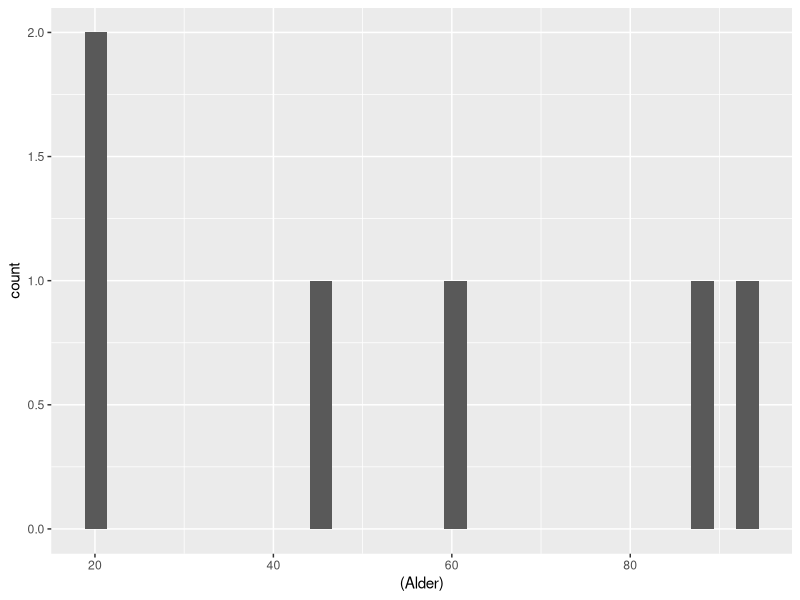

This figure's R source:
## ---- chunk 1
knitr::opts_chunk$set(echo = TRUE)
## ---- chunk 2
#Kode vil dere se har en egen grå bakgrunn. Alt som er skrevet her kan dere kopiere inn på deres egen pc,
#og kjøre for å se hva som skjer. Når jeg har # foran betyr det at jeg skriver en kommentar. 
#Dette kan vi gjøre i scriptene våre for å forklare hva som skjer, uten at R prøver å kjøre det som
#vanlig kode og derfor gir en feilmelding. 
#Hvis jeg kjører kode her, vil dere se resultatene som vanlig tekst under. Vi kan jo gjøre et lite forsøk
# med noe enkel matte! For å kjøre koden setter dere musen ved siden av, og trykker ctrl+enter. 
100/2+4
## ---- chunk 3
#Her ønsker jeg å lage et objekt. I første omgang kan vi prøve å lage en vektor. Dette er et objekt
#som inneholder flere elementer, f.eks. tall av samme klasse. La oss først prøve å lage en med ett
#tall. For å gjøre dette må vi først velge et navn, så bruke det som heter en "assigner", og så
#skrive hva den skal inneholde. Her lager jeg en vektor som heter "To" og som inneholder tallet 2. 
To <- 2
# <- er det som er assigneren. Den sier bare at det som kommer på venstresiden skal lagres med 
#navnet som er på høyresiden. Om dere kjører koden (ctrl+enter med musen ved siden av, eller
#teksten markert) vil dere se i envoirnment at det kommer en linje hvor det står "To   2", dette
#betyr at vi har laget en variabel med navn To som inneholder verdien 2. 
#Nå som vi har et objekt kan vi begynne å bruke det til noe. Først kan vi prøve å gjøre matte igjen:
2 + To 
## ---- chunk 4
#Som dere ser kan jeg nå skrive 2 + To og få ut resultatet fire. Når vi nå skriver "To" vet R at vi
# *egentlig* mener tallet 2. For så enkle ting som dette er sikkert enklere å bare skrive 2, eller
#bare bruke en kalkulator for den saks skyld. Det fine med objekter er at de kan inneholde veldig mye
#informasjon! I første omgang kan vi prøve å lagre flere tall. Det er flere måter vi kan gjøre dette
#på, f.eks. kan vi skrive 1:10 for å få alle heltallene mellom 1 og 10, eller skrive c(1,22,5,2,1) for
#å lage en rekke tall. I det siste skiller jeg tallene med komma. Objektene kan hete hva du vil forøvrig. 
Hva_Du_Vil <- 1:100
Forovrig <- c(1,4,56,8,4,2,4)
#Eneste er at du ikke kan ha mellomrom i navnene eller tall som første tegn, og det er god kutyme å unnå
#æ/ø/å generelt i script.
#Nå som vi har et script med flere elementer kan vi prøve å kjøre noen funksjoner på dem
#Det kan nevnes at funksjoner faktisk er objekter de og, men det blir først innteresant når du holder
#på med litt mer avansert kode. La oss se om vi kan finne gjennomsnittet av disse vektorene. 
mean(Forovrig)
mean(Hva_Du_Vil)
## ---- chunk 5
#La oss si at vi vil ha element nr. 5 i vektoren Forovrig.
Forovrig[5] #Når vi kjører denne ser vi at vi får ut tallet 5,
            #og dette kan vi jo også sjekke i envorement for å se at stemmer. 

#På samme måte som vi definerte en rekke tall istad, kan vi også bruke dette
#for å få ut en rekke elementer. 

Forovrig[3:6]
Forovrig[c(3,5,3,6)]
#Her kan vi også finne gjennomsnittet av kun disse tallene
mean(Forovrig[c(3,5,3,6)])
#Eller bruke disse som en ny vekter
Ny_Vektor <- Forovrig[c(3,5,3,6)]

## ---- chunk 6
#For å sjekke om noe er numeric kan vi bruke funksjonen is.numeric()

is.numeric(Hva_Du_Vil)
#Her ser vi at vi får opp "TRUE" som betyr at Hva_Du_Vil er et numerisk objekt
## ---- chunk 7
Tekst <- "Hei, jeg elsker R! <3"
#Denne klassen kan inneholde tekst, men vil f.eks. ikke kunne brukes til matte. 
mean(Tekst)
#Her ser dere at vi får en feilmelding, som sier at argumentet ikke er
#numerisk eller logisk. Funksjonen gir oss derfor resultatet NA, som
#betyr missing, altså at det ikke eksisterer et resultat. 

#Vi kan også kreve at et objekt skal ha en viss klasse. Det gjør vi med
#as. "klassenavn". Det kan føre til noen uforventede resultater. Si hvis gjør
#Forovrig om til character. 
Forovrig <- as.character(Forovrig)
mean(Forovrig)

## ---- chunk 8
Skolenivaer <- factor(c("Barneskole", "Ungdomskole", "Videregaende", "Videregaende", "Ungdomskole"),
levels = c("Barneskole", "Ungdomskole", "Videregaende"))

#Her kan vi se at vi først definerer de forskjellige verdiene som er i variabelen
#Så skriver vi hvilke nivåer den kan ha, i den rekkefølgen vi ønsker dem
#Om vi ikke hadde definert nivåene ville R gjort det automatisk i alfabetisk
#rekkefølge, som oftest går det greit men noen ganger ønsker vi det annerledes
#Nå kan vi først se på hva som er i variabelen
Skolenivaer #Kjører vi bare denne ser vi alle verdiene

## ---- chunk 9
#Vi kan også se hvilke nivåer som er i variabelen
levels(Skolenivaer) #Og får ut de tre nivåene
## ---- chunk 10
#Nå kan vi lage et objekt som inneholder både tekst og tall:
TekstTall <- c(1,4,0,4, "Bamse", "R", "R Seminarer er de BESTE seminarer", 42, "the answer")
#Nå kan vi bruke funksjonen "class()" for å se hvilken klasse dette nye objektet har
class(TekstTall)
## ---- chunk 11
Navn <- c("Arne", "Geir", "Hans", "Kleopatra", "Mari", "Gunnar", "Kalle")
Alder <- c(60, 45, 19, 19, NA, 87, 92)
Fylke <- c("Telemark", "Finnmark", "Buskerud", NA, "Hordaland", "Vestfold", "Trøndelag" )
By <- c("Skien", "karasjok", "Kongsberg", NA, "Dale", "Stokke", "Trondhjem")
#Her lager jeg først et sett med vektorer, med litt forskjellig informasjon.
#Dere kan se i envoirnment at alle har en lengde på 7. Dette kan vi også sjekke med
#length() funksjonen. 
length(Navn)

#For å lage en data.frame kan vi bruke funksjones as.data.frame()

Personer <- data.frame(Navn, Alder, Fylke, By)
## ---- chunk 12
#Før har vi kun skrevet navnet på vektoren. Nå som vi har det i en dataframe, må vi først
#velge denne, og så kolonnen. Det er to måter vi kan gjøre dette på:
Personer[2,1] #Med klammeparanteser kan vi velge rad og kolonne. Rad kommer først, og så kolonnen. 
Personer[,2] #Skriver vi en tom får vi alle kollonene/radene 
Personer[2,]
#Noen ganger er det ønskelig å velge ut noen grupper i datasettet. 
#Samtidig blir det fort vanskelig å huske tallet til plasseringen,
#neste gang skal vi derfor se på noen lettere måter å gjøre dette på. 

#En mer vanlig måte å hente ut kolonner på er med '$'.
Personer$Alder #Her skriver jeg først navnet på dataframen, og så variabelen
               #Som dere ser får jeg ut verdien på alle aldrene

#Her kan vi bruke mattematiske formler på samme måte som istad.
#La oss prøve å få ut gjennomsnitt og alder på personene. 

mean(Personer$Alder)
## ---- chunk 13
mean(Personer$Alder, na.rm = TRUE) #Her ser dere at vi får svaret 52.5 istedet.
                                   #na.rm betyr NA remove, og når vi setter den til TRUE ber R
                                   #om å fjerne disse NA. 

#For å finne standardavvik kan vi bruke sd() funksjonen
sd(Personer$Alder, na.rm = TRUE)
#Eller median for å finne median
median(Personer$Alder, na.rm = TRUE)

#En lettere måte å få ut alle disse på er ved å bruke summary() funksjonen.
#Da trenger vi heller ikke bruke na.rm, fordi den heller sier hvor mange NA 
#det er i vektoren

summary(Personer$Alder)
## ---- chunk 14
#For å gjøre dette bruker vi funksjonen library()
library("tidyverse")
## ---- chunk 15
#For å lage en figur starter vi alltid med å definere datasettet, og kan velge
#å definere variabler

ggplot(Personer, aes((Alder))) + #Første argument er navnet på datasettet, så skriver jeg aes()
                                 #som står for aesthetic. Der kan vi skrive navnet på variabelen
                                 #Jeg skriver også en + fordi jeg skal legge til mer på neste linje
  geom_histogram() #Her velger jeg hva slags type plott jeg vil ha, denne gangen et histogram
  
